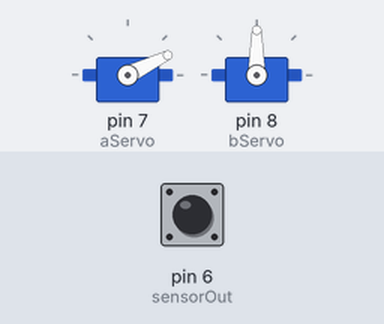
A sketch run on a simulated Arduino Uno, built with avr-gcc and run on an emulated ATmega328P. On the bench: 2 × servo. The test bench sets the inputs (shaded band); at power-on: pin 6 (sensorOut) LOW. What the sketch prints to the serial monitor is not drawn.

Above: at 6.6 s.
6.7 s: pin 6 (sensorOut) pulsed HIGH 5 times (0.12 s each, 0.3 s apart)
At 8.4 s:
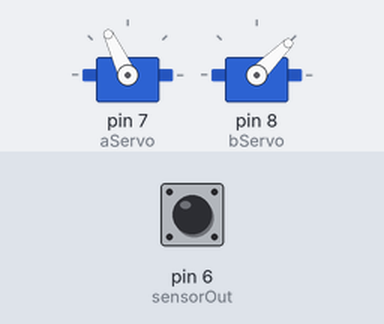
At 13.1 s:
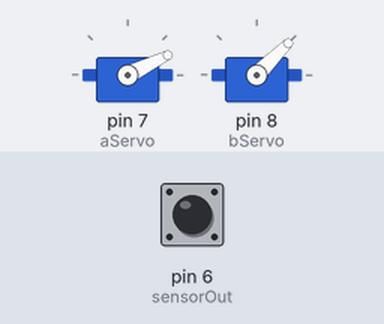
Timing chart, 0 to 14.6 s (numbered marks = the images above; inputs shaded):
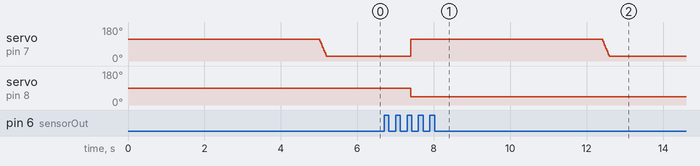

The sketch:

Robot_Sortir_Buah.ino
```cpp
/*     Robot Arduino - Sortir Buah
 */
#include <Servo.h>

#define S0 2
#define S1 3
#define S2 4
#define S3 5
#define sensorOut 6

Servo aServo; //servo pertama atas
Servo bServo; //servo kedua bawah

// mengatur frequensi awal dari sensor warna
int redFrequency = 0;
int greenFrequency = 0;
int blueFrequency = 0;

// mengatur inisiasi warna RGB
int redColor = 0; //merah
int greenColor = 0; //hijau
int blueColor = 0; //biru

void setup() {
  // Setting utk output
  pinMode(S0, OUTPUT);
  pinMode(S1, OUTPUT);
  pinMode(S2, OUTPUT);
  pinMode(S3, OUTPUT);
  pinMode(sensorOut, INPUT);

  // Setting frekuensi skala 20%
  digitalWrite(S0, HIGH);
  digitalWrite(S1, LOW);

  //mengatur pin servo
  aServo.attach(7);
  bServo.attach(8);

  // serial komunikasi
  Serial.begin(9600);
}

void loop() {

  //inisiasi sevo atas untuk waktu membaca sensor warna
 aServo.write(115);
  delay(5000);

  for(int i = 115; i > 25; i--) {
    aServo.write(i);
    delay(2);
  }
  delay(500);

  // setting warna merah agar terbaca
  digitalWrite(S2,LOW);
  digitalWrite(S3,LOW);

  // membaca output frequency
  redFrequency = pulseIn(sensorOut, LOW);
  // Map function untuk warna merah dari frekuensi 0 to 255
  // redColor = map(redFrequency, 70, 120, 255,0);
  redColor = map(redFrequency, 39, 103, 255,0);

  // Memberi info warna merah
  Serial.print("R = ");
  Serial.print(redColor);
  delay(100);

  // setting warna hijau agar terbaca
  digitalWrite(S2,HIGH);
  digitalWrite(S3,HIGH);

  // membaca output frequency
  greenFrequency = pulseIn(sensorOut, LOW);
  // Map function untuk warna hijau dari frekuensi 0 to 255
  // greenColor = map(greenFrequency, 100, 199, 255, 0);
  greenColor = map(greenFrequency, 61, 109, 255, 0);

  // Memberi info warna hijau
  Serial.print(" G = ");
  Serial.print(greenColor);
  delay(100);

  // setting warna biru agar terbaca
  digitalWrite(S2,LOW);
  digitalWrite(S3,HIGH);

  // membaca output frequency
  blueFrequency = pulseIn(sensorOut, LOW);
  // Map function untuk warna biru dari frekuensi 0 to 255
  // blueColor = map(blueFrequency, 38, 84, 255, 0);
  blueColor = map(blueFrequency, 38, 125, 255, 0);

  // Memberi info warna biru
  Serial.print(" B = ");
  Serial.print(blueColor);
  delay(100);

  // mendeteksi dan mengatur gerakan servo bawah
  // informasi pada serial monitor dan gerakan servo bawah
  if(redColor > greenColor && redColor > blueColor){
      Serial.println(" - Buah matang");
      bServo.write(115);
  }
  if(greenColor > redColor && greenColor > blueColor){
    Serial.println(" - Buah belum matang");
    bServo.write(45);
  }
  if(blueColor > redColor && blueColor > greenColor){
    Serial.println(" - Buah belum matang");
     bServo.write(45);
  }
}
```

Measured:
- after the input at 6.7 s, servo on pin 8 (bServo): 90° → 45° after 0.70 s instead of 2.3 s
